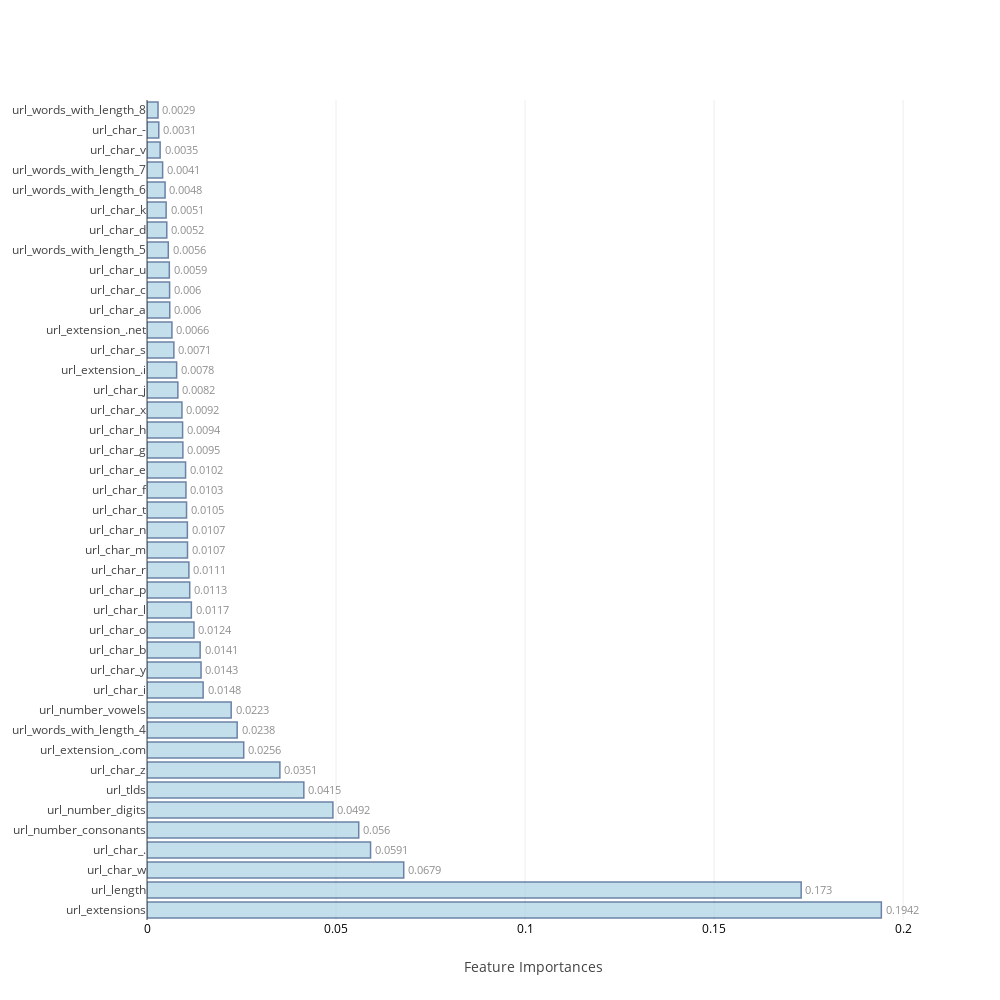

Here is the notebook cell this chart was saved with:
### Markdown cell above
### <a id='1.B' style="text-decoration : none; color : #000000;"> B. Average Feature Importances</a>

### Code cell
feat_impt_plot(np.average(feat_imp,axis=0),columns)

### Figure 1 — Plotly figure (JSON) as saved in the notebook; plotly's stock layout.template omitted (floating-point values rounded to 4 significant figures)
{"data": [{"marker": {"color": "rgb(158,202,225)", "line": {"color": "rgb(8,48,107)", "width": 1.5}}, "opacity": 0.6, "orientation": "h", "text": [0.1942, 0.173, 0.0679, 0.0591, 0.056, 0.0492, 0.0415, 0.0351, 0.0256, 0.0238, 0.0223, 0.0148, 0.0143, 0.0141, 0.0124, 0.0117, 0.0113, 0.0111, 0.0107, 0.0107, 0.0105, 0.0103, 0.0102, 0.0095, 0.0094, 0.0092, 0.0082, 0.0078, 0.0071, 0.0066, 0.006, 0.006, 0.0059, 0.0056, 0.0052, 0.0051, 0.0048, 0.0041, 0.0035, 0.0031, 0.0029], "textposition": "outside", "type": "bar", "uid": "0d0deaa6-bb58-4999-9a5c-b112c49e6a4c", "x": [0.1942, 0.173, 0.06791, 0.05913, 0.056, 0.04917, 0.04148, 0.03515, 0.02558, 0.02385, 0.02227, 0.01485, 0.0143, 0.01406, 0.01242, 0.01173, 0.0113, 0.01108, 0.01072, 0.01068, 0.01046, 0.0103, 0.0102, 0.009488, 0.009417, 0.009244, 0.008163, 0.007836, 0.007106, 0.006594, 0.006016, 0.005977, 0.005905, 0.005631, 0.005231, 0.005063, 0.004779, 0.004134, 0.003476, 0.003117, 0.002917], "y": ["url_extensions", "url_length", "url_char_w", "url_char_.", "url_number_consonants", "url_number_digits", "url_tlds", "url_char_z", "url_extension_.com", "url_words_with_length_4", "url_number_vowels", "url_char_i", "url_char_y", "url_char_b", "url_char_o", "url_char_l", "url_char_p", "url_char_r", "url_char_m", "url_char_n", "url_char_t", "url_char_f", "url_char_e", "url_char_g", "url_char_h", "url_char_x", "url_char_j", "url_extension_.i", "url_char_s", "url_extension_.net", "url_char_a", "url_char_c", "url_char_u", "url_words_with_length_5", "url_char_d", "url_char_k", "url_words_with_length_6", "url_words_with_length_7", "url_char_v", "url_char_-", "url_words_with_length_8"]}], "layout": {"autosize": false, "height": 1000, "width": 1000, "xaxis": {"tickfont": {"color": "black", "size": 12}, "title": "Feature Importances"}, "yaxis": {"automargin": true}}}
